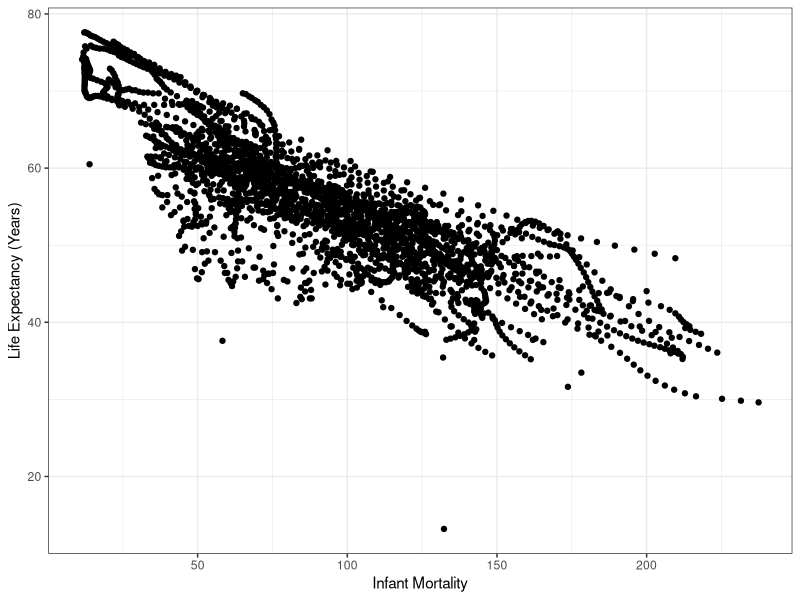
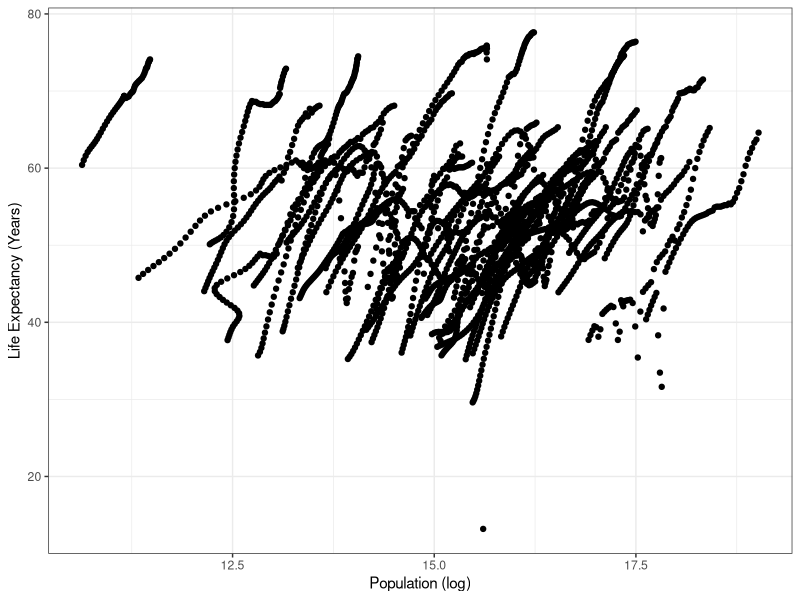
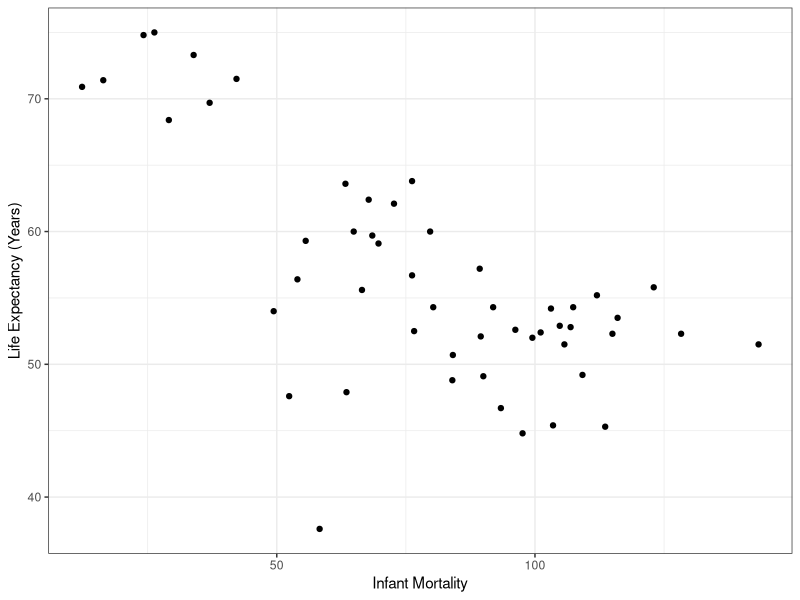
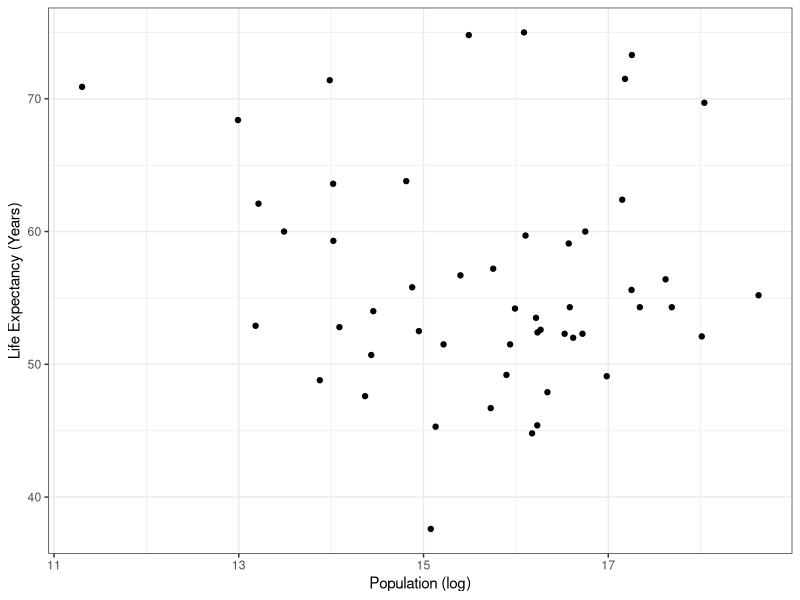
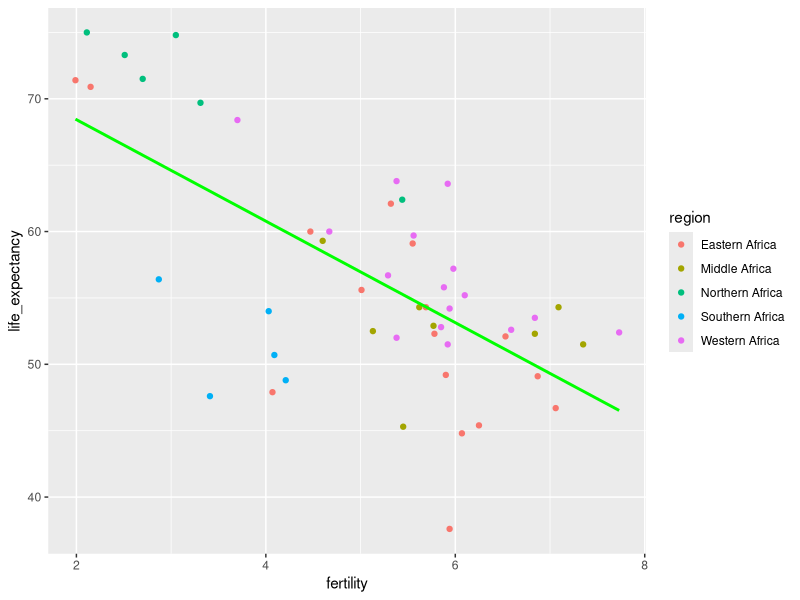
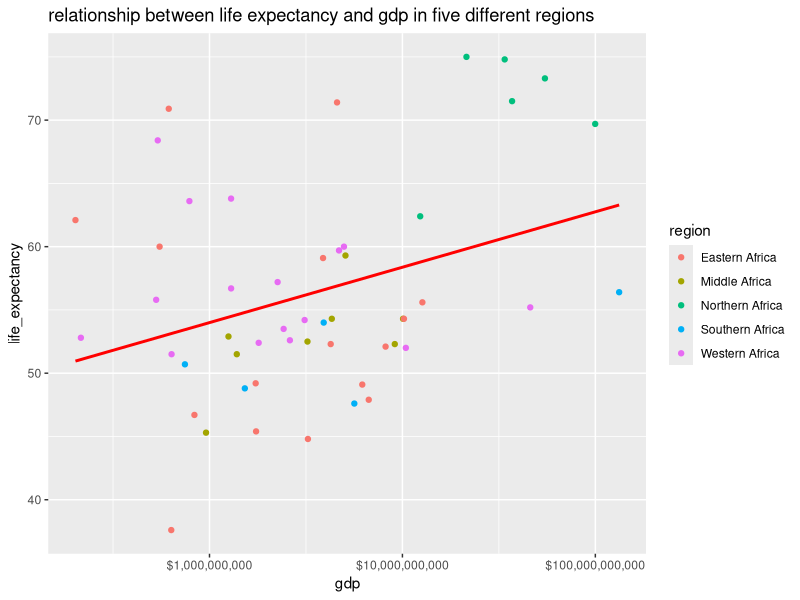

Generate these figures, in order, with R:
## ---- chunk 1
#install and load required packages
library(tidyverse)
## ---- chunk 2
#install and load required packages
library(dslabs)
#find gapminder data to be used for exercise
#help(gapminder)
## ---- chunk 3
str(gapminder) #get an overview of the data structure
## ---- chunk 4
summary(gapminder) #get a summary of the data
## ---- chunk 5
class(gapminder) #determine the type of object gapminer is 
## ---- chunk 6
#save all data to "data"
data = gapminder

# subset based on Continent == Africa
africaData = data[ which(data$continent=="Africa"), ]

str(africaData) #get an overview of the data structure
## ---- chunk 7
summary(gapminder) #get a summary of the data
## ---- chunk 8
##did you mean to do below instead of get a summary of gapminder?
summary(data)
## ---- chunk 9
#Subset Africa infant mortality and life expectancy
infantM_LifeE = africaData[c("infant_mortality", "life_expectancy")]

str(infantM_LifeE) #get an overview of the data structure
## ---- chunk 10
### using select function to extract a data frame only include infant mortality and life expectancy
infantM_LifeE2=select(africaData, infant_mortality,life_expectancy)
###get an overview of the data structure
str(infantM_LifeE2)
###get a summary of the data
summary(infantM_LifeE2)
## ---- chunk 11
summary(infantM_LifeE)#get a summary of the data
## ---- chunk 12
# Plot life expectancy as a function of infant mortality 
ggplot(infantM_LifeE, aes(x=infant_mortality, y=life_expectancy)) + geom_point()+xlab("Infant Mortality")+ ylab("Life Expectancy (Years)")+
  theme_bw()

## ---- chunk 13
#Subset Africa population and life expectancy
pop_LifeE = africaData[c("population", "life_expectancy")]
str(pop_LifeE) #get an overview of the data structure

## ---- chunk 14
summary(pop_LifeE) #get a summary of the data
## ---- chunk 15
# Plot life expectancy as a function of population
ggplot(pop_LifeE, aes(x=log(population), y=life_expectancy)) + geom_point() +xlab("Population (log)")+ ylab("Life Expectancy (Years)")+
  theme_bw()

## ---- chunk 16
# determine the years with missing values for NA
infantNA  = (africaData[is.na(africaData$infant_mortality), ]  )
table(infantNA$year)
## ---- chunk 17
#using filter and count functions
infantNA2=africaData%>%
  filter(is.na(infant_mortality))%>%
  count(year)
infantNA2
## ---- chunk 18
# subset year 2000
y_2000 = africaData[ which(africaData$year=="2000"), ]
summary(y_2000) #get a summary of the data
## ---- chunk 19
# Plot life expectancy as a function of infant mortality 
ggplot(y_2000, aes(x=infant_mortality, y=life_expectancy)) + geom_point() +xlab("Infant Mortality")+ ylab("Life Expectancy (Years)")+
  theme_bw()
## ---- chunk 20
# Plot life expectancy as a function of infant mortality 

ggplot(y_2000, aes(x=log(population), y=life_expectancy)) + geom_point() +xlab("Population (log)")+ ylab("Life Expectancy (Years)")+
  theme_bw()
## ---- chunk 21
###find out if there is any missing value of fertility and gdp in year 2000
summary(y_2000)
###since there is no missing value in year 2000, we still choose this year to plot life expectancy as a function of fertility
y_2000%>%
  ggplot(aes(x=fertility,y=life_expectancy,color=region))+
  geom_point()+
  geom_smooth(method="lm",se=FALSE,color="green")
  labs(x="fertility",y="life_expectancy", title="relationship between life expectancy and fertility")+
  theme_minimal()
###plot life expectancy as a function of gdp
y_2000%>%
  ggplot(aes(x=gdp,y=life_expectancy,color=region))+
  geom_point()+
  geom_smooth(method="lm",se=FALSE,color="red")+
  labs(x="gdp",y="life_expectancy", title="relationship between life expectancy and gdp in five different regions")+
  scale_x_log10(labels=scales::dollar_format())
## ---- chunk 22

fit1 = lm(life_expectancy~infant_mortality, data=y_2000)
fit1_table = broom::tidy(fit1)
print(fit1_table)
## ---- chunk 23
fit2 = lm(life_expectancy~population, data=y_2000)
fit2_table = broom::tidy(fit2)
print(fit2_table)
## ---- chunk 24
###linear model to predict life expectancy using fertility
lm1=lm(life_expectancy~fertility, data=y_2000)
table1=broom::tidy(lm1)%>%
  knitr::kable(digits=3)
###linear model to predict life expectancy using gdp
lm2=lm(life_expectancy~gdp,data=y_2000)
table2=broom::tidy(lm2)%>%
  knitr::kable(digits=3)
table1
table2
